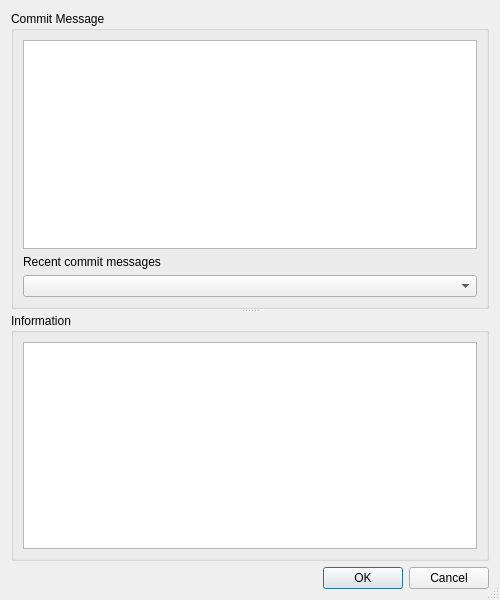
<?xml version="1.0" encoding="UTF-8"?>
<ui version="4.0">
 <class>HgHisteditCommitEditor</class>
 <widget class="QDialog" name="HgHisteditCommitEditor">
  <property name="geometry">
   <rect>
    <x>0</x>
    <y>0</y>
    <width>500</width>
    <height>600</height>
   </rect>
  </property>
  <property name="windowTitle">
   <string>Commit Message</string>
  </property>
  <property name="sizeGripEnabled">
   <bool>true</bool>
  </property>
  <layout class="QVBoxLayout" name="verticalLayout_2">
   <item>
    <widget class="QSplitter" name="splitter">
     <property name="orientation">
      <enum>Qt::Vertical</enum>
     </property>
     <widget class="QGroupBox" name="groupBox">
      <property name="title">
       <string>Commit Message</string>
      </property>
      <layout class="QVBoxLayout" name="verticalLayout_3">
       <item>
        <widget class="QPlainTextEdit" name="messageEdit">
         <property name="toolTip">
          <string>Edit the commit message</string>
         </property>
         <property name="tabChangesFocus">
          <bool>true</bool>
         </property>
        </widget>
       </item>
       <item>
        <widget class="QLabel" name="label_2">
         <property name="text">
          <string>Recent commit messages</string>
         </property>
        </widget>
       </item>
       <item>
        <widget class="QComboBox" name="recentComboBox">
         <property name="toolTip">
          <string>Select a recent commit message to use</string>
         </property>
        </widget>
       </item>
      </layout>
     </widget>
     <widget class="QGroupBox" name="groupBox_2">
      <property name="title">
       <string>Information</string>
      </property>
      <layout class="QVBoxLayout" name="verticalLayout">
       <item>
        <widget class="QPlainTextEdit" name="infoEdit">
         <property name="readOnly">
          <bool>true</bool>
         </property>
        </widget>
       </item>
      </layout>
     </widget>
    </widget>
   </item>
   <item>
    <widget class="QDialogButtonBox" name="buttonBox">
     <property name="orientation">
      <enum>Qt::Horizontal</enum>
     </property>
     <property name="standardButtons">
      <set>QDialogButtonBox::Cancel|QDialogButtonBox::Ok</set>
     </property>
    </widget>
   </item>
  </layout>
 </widget>
 <resources/>
 <connections/>
</ui>
